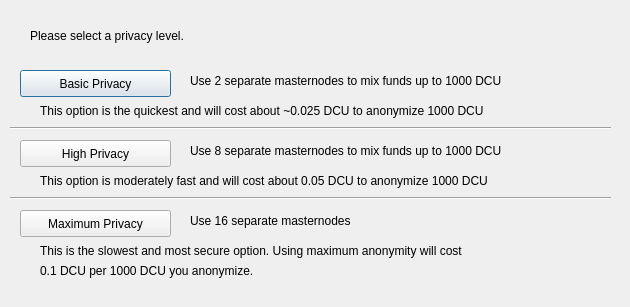
<?xml version="1.0" encoding="UTF-8"?>
<ui version="4.0">
 <class>DarksendConfig</class>
 <widget class="QDialog" name="DarksendConfig">
  <property name="geometry">
   <rect>
    <x>0</x>
    <y>0</y>
    <width>630</width>
    <height>307</height>
   </rect>
  </property>
  <property name="windowTitle">
   <string>Configure PrivateSend</string>
  </property>
  <widget class="QPushButton" name="buttonBasic">
   <property name="geometry">
    <rect>
     <x>20</x>
     <y>70</y>
     <width>151</width>
     <height>27</height>
    </rect>
   </property>
   <property name="text">
    <string>Basic Privacy</string>
   </property>
  </widget>
  <widget class="QPushButton" name="buttonHigh">
   <property name="geometry">
    <rect>
     <x>20</x>
     <y>140</y>
     <width>151</width>
     <height>27</height>
    </rect>
   </property>
   <property name="text">
    <string>High Privacy</string>
   </property>
  </widget>
  <widget class="QPushButton" name="buttonMax">
   <property name="geometry">
    <rect>
     <x>20</x>
     <y>210</y>
     <width>151</width>
     <height>27</height>
    </rect>
   </property>
   <property name="text">
    <string>Maximum Privacy</string>
   </property>
  </widget>
  <widget class="QLabel" name="label">
   <property name="geometry">
    <rect>
     <x>30</x>
     <y>20</y>
     <width>571</width>
     <height>31</height>
    </rect>
   </property>
   <property name="text">
    <string>Please select a privacy level.</string>
   </property>
  </widget>
  <widget class="QLabel" name="label_2">
   <property name="geometry">
    <rect>
     <x>190</x>
     <y>70</y>
     <width>421</width>
     <height>21</height>
    </rect>
   </property>
   <property name="text">
    <string>Use 2 separate masternodes to mix funds up to 1000 DCU</string>
   </property>
  </widget>
  <widget class="QLabel" name="label_3">
   <property name="geometry">
    <rect>
     <x>190</x>
     <y>140</y>
     <width>411</width>
     <height>21</height>
    </rect>
   </property>
   <property name="text">
    <string>Use 8 separate masternodes to mix funds up to 1000 DCU</string>
   </property>
  </widget>
  <widget class="QLabel" name="label_4">
   <property name="geometry">
    <rect>
     <x>190</x>
     <y>210</y>
     <width>421</width>
     <height>21</height>
    </rect>
   </property>
   <property name="text">
    <string>Use 16 separate masternodes</string>
   </property>
  </widget>
  <widget class="QLabel" name="label_6">
   <property name="geometry">
    <rect>
     <x>40</x>
     <y>100</y>
     <width>561</width>
     <height>21</height>
    </rect>
   </property>
   <property name="text">
    <string>This option is the quickest and will cost about ~0.025 DCU to anonymize 1000 DCU</string>
   </property>
  </widget>
  <widget class="QLabel" name="label_7">
   <property name="geometry">
    <rect>
     <x>40</x>
     <y>170</y>
     <width>561</width>
     <height>21</height>
    </rect>
   </property>
   <property name="text">
    <string>This option is moderately fast and will cost about 0.05 DCU to anonymize 1000 DCU</string>
   </property>
  </widget>
  <widget class="QLabel" name="label_8">
   <property name="geometry">
    <rect>
     <x>40</x>
     <y>240</y>
     <width>561</width>
     <height>21</height>
    </rect>
   </property>
   <property name="text">
    <string>This is the slowest and most secure option. Using maximum anonymity will cost</string>
   </property>
  </widget>
  <widget class="QLabel" name="label_9">
   <property name="geometry">
    <rect>
     <x>40</x>
     <y>260</y>
     <width>561</width>
     <height>21</height>
    </rect>
   </property>
   <property name="text">
    <string>0.1 DCU per 1000 DCU you anonymize.</string>
   </property>
  </widget>
  <widget class="Line" name="line">
   <property name="geometry">
    <rect>
     <x>10</x>
     <y>120</y>
     <width>601</width>
     <height>16</height>
    </rect>
   </property>
   <property name="orientation">
    <enum>Qt::Horizontal</enum>
   </property>
  </widget>
  <widget class="Line" name="line_2">
   <property name="geometry">
    <rect>
     <x>10</x>
     <y>190</y>
     <width>601</width>
     <height>16</height>
    </rect>
   </property>
   <property name="orientation">
    <enum>Qt::Horizontal</enum>
   </property>
  </widget>
 </widget>
 <resources/>
 <connections/>
</ui>
